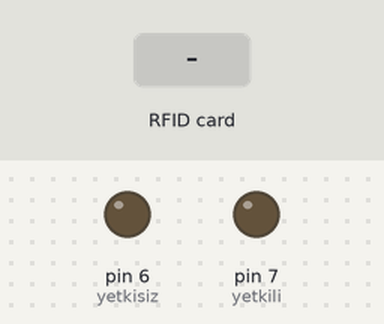
Recording of a sketch running on a simulated Arduino Uno, built with avr-gcc and run on an emulated ATmega328P. On the bench: output pins drawn as LEDs (lit = HIGH). The test bench sets the inputs (shaded band). Pins used as bus, display or sensor lines are not drawn; what the sketch prints to the serial monitor is not drawn.

Above: at 1.2 s.
1.3 s: RFID card 5E 7A 19 C4 held to the reader
At 2.0 s:
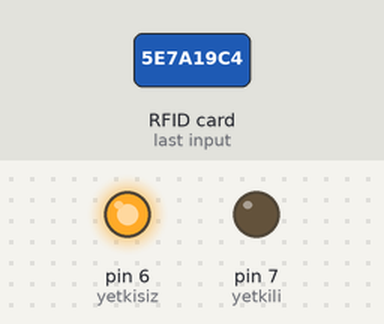
Timing chart, 0 to 4.8 s (numbered marks = the images above; inputs shaded):
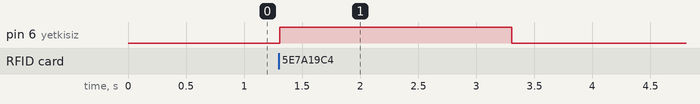

The sketch:

RFID_YETKILI_YETKISIZ_KART.ino
```cpp
#include <SPI.h>                          //SPI kütüphanemizi tanımlıyoruz.
#include <MFRC522.h>                      //MFRC522 kütüphanemizi tanımlıyoruz.
//SDA=10
//SCK=13
//MOS1=11
//M1S1=12
//RST=9
int RST_PIN = 9;                          //RC522 modülü reset pinini tanımlıyoruz.
int SS_PIN = 10;                          //RC522 modülü chip select pinini tanımlıyoruz.
int yetkili=7;
int yetkisiz=6;
MFRC522 rfid(SS_PIN, RST_PIN);            //RC522 modülü ayarlarını yapıyoruz.
byte ID[4] = {147, 217, 73, 26};          //Yetkili kart ID'sini tanımlıyoruz.

void setup() {
  Serial.begin(9600);                     //Seri haberleşmeyi başlatıyoruz.
  SPI.begin();                            //SPI iletişimini başlatıyoruz.
  rfid.PCD_Init();                        //RC522 modülünü başlatıyoruz.
  pinMode(yetkili,OUTPUT);
   pinMode(yetkisiz,OUTPUT);
}

void loop() {

  if ( ! rfid.PICC_IsNewCardPresent())    //Yeni kartın okunmasını bekliyoruz.
    return;

  if ( ! rfid.PICC_ReadCardSerial())      //Kart okunmadığı zaman bekliyoruz.
    return;

  if (rfid.uid.uidByte[0] == ID[0] &&     //Okunan kart ID'si ile ID değişkenini karşılaştırıyoruz.
    rfid.uid.uidByte[1] == ID[1] &&
    rfid.uid.uidByte[2] == ID[2] &&
    rfid.uid.uidByte[3] == ID[3] ) {

        Serial.println("Kapi acildi");
        ekranaYazdir();
        digitalWrite(yetkili,HIGH);
        delay(2000);
        digitalWrite(yetkili,LOW);
    }
    else{                                 //Yetkisiz girişte içerideki komutlar çalıştırılır.
       digitalWrite(yetkisiz,HIGH);
        delay(2000);
        digitalWrite(yetkisiz,LOW);
      Serial.println("Yetkisiz Kart");
      ekranaYazdir();
    }
  rfid.PICC_HaltA();
}
void ekranaYazdir(){
  Serial.print("ID Numarasi: ");
  for(int sayac = 0; sayac < 4; sayac++){
    Serial.print(rfid.uid.uidByte[sayac]);
    Serial.print(" ");
  }
  Serial.println("");
}
```

Measured:
- after the input at 1.3 s, pin 6 (yetkisiz): LOW → HIGH at once, → LOW 2.0 s later
